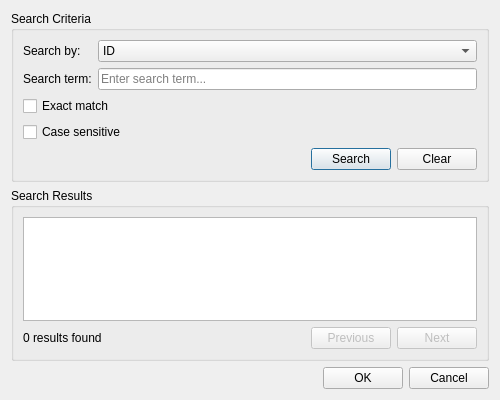
<?xml version="1.0" encoding="UTF-8"?>
<ui version="4.0">
 <class>FindItemDialog</class>
 <widget class="QDialog" name="FindItemDialog">
  <property name="geometry">
   <rect>
    <x>0</x>
    <y>0</y>
    <width>500</width>
    <height>400</height>
   </rect>
  </property>
  <property name="windowTitle">
   <string>Find Item</string>
  </property>
  <property name="modal">
   <bool>true</bool>
  </property>
  <layout class="QVBoxLayout" name="verticalLayout">
   <item>
    <widget class="QGroupBox" name="searchGroupBox">
     <property name="title">
      <string>Search Criteria</string>
     </property>
     <layout class="QGridLayout" name="searchGridLayout">
      <item row="0" column="0">
       <widget class="QLabel" name="searchByLabel">
        <property name="text">
         <string>Search by:</string>
        </property>
       </widget>
      </item>
      <item row="0" column="1">
       <widget class="QComboBox" name="searchByComboBox">
        <item>
         <property name="text">
          <string>ID</string>
         </property>
        </item>
        <item>
         <property name="text">
          <string>Name</string>
         </property>
        </item>
        <item>
         <property name="text">
          <string>Type</string>
         </property>
        </item>
        <item>
         <property name="text">
          <string>Client ID</string>
         </property>
        </item>
       </widget>
      </item>
      <item row="1" column="0">
       <widget class="QLabel" name="searchTermLabel">
        <property name="text">
         <string>Search term:</string>
        </property>
       </widget>
      </item>
      <item row="1" column="1">
       <widget class="QLineEdit" name="searchTermLineEdit">
        <property name="placeholderText">
         <string>Enter search term...</string>
        </property>
       </widget>
      </item>
      <item row="2" column="0" colspan="2">
       <widget class="QCheckBox" name="exactMatchCheckBox">
        <property name="text">
         <string>Exact match</string>
        </property>
       </widget>
      </item>
      <item row="3" column="0" colspan="2">
       <widget class="QCheckBox" name="caseSensitiveCheckBox">
        <property name="text">
         <string>Case sensitive</string>
        </property>
       </widget>
      </item>
      <item row="4" column="0" colspan="2">
       <layout class="QHBoxLayout" name="searchButtonLayout">
        <item>
         <spacer name="searchButtonSpacer">
          <property name="orientation">
           <enum>Qt::Horizontal</enum>
          </property>
          <property name="sizeHint" stdset="0">
           <size>
            <width>40</width>
            <height>20</height>
           </size>
          </property>
         </spacer>
        </item>
        <item>
         <widget class="QPushButton" name="searchButton">
          <property name="text">
           <string>Search</string>
          </property>
          <property name="default">
           <bool>true</bool>
          </property>
         </widget>
        </item>
        <item>
         <widget class="QPushButton" name="clearButton">
          <property name="text">
           <string>Clear</string>
          </property>
         </widget>
        </item>
       </layout>
      </item>
     </layout>
    </widget>
   </item>
   <item>
    <widget class="QGroupBox" name="resultsGroupBox">
     <property name="title">
      <string>Search Results</string>
     </property>
     <layout class="QVBoxLayout" name="resultsLayout">
      <item>
       <widget class="QListWidget" name="resultsListWidget">
        <property name="alternatingRowColors">
         <bool>true</bool>
        </property>
        <property name="selectionMode">
         <enum>QAbstractItemView::SingleSelection</enum>
        </property>
       </widget>
      </item>
      <item>
       <layout class="QHBoxLayout" name="navigationLayout">
        <item>
         <widget class="QLabel" name="resultCountLabel">
          <property name="text">
           <string>0 results found</string>
          </property>
         </widget>
        </item>
        <item>
         <spacer name="navigationSpacer">
          <property name="orientation">
           <enum>Qt::Horizontal</enum>
          </property>
          <property name="sizeHint" stdset="0">
           <size>
            <width>40</width>
            <height>20</height>
           </size>
          </property>
         </spacer>
        </item>
        <item>
         <widget class="QPushButton" name="previousButton">
          <property name="text">
           <string>Previous</string>
          </property>
          <property name="enabled">
           <bool>false</bool>
          </property>
         </widget>
        </item>
        <item>
         <widget class="QPushButton" name="nextButton">
          <property name="text">
           <string>Next</string>
          </property>
          <property name="enabled">
           <bool>false</bool>
          </property>
         </widget>
        </item>
       </layout>
      </item>
     </layout>
    </widget>
   </item>
   <item>
    <widget class="QDialogButtonBox" name="buttonBox">
     <property name="orientation">
      <enum>Qt::Horizontal</enum>
     </property>
     <property name="standardButtons">
      <set>QDialogButtonBox::Cancel|QDialogButtonBox::Ok</set>
     </property>
    </widget>
   </item>
  </layout>
 </widget>
 <resources/>
 <connections>
  <connection>
   <sender>buttonBox</sender>
   <signal>accepted()</signal>
   <receiver>FindItemDialog</receiver>
   <slot>accept()</slot>
   <hints>
    <hint type="sourcelabel">
     <x>248</x>
     <y>254</y>
    </hint>
    <hint type="destinationlabel">
     <x>157</x>
     <y>274</y>
    </hint>
   </hints>
  </connection>
  <connection>
   <sender>buttonBox</sender>
   <signal>rejected()</signal>
   <receiver>FindItemDialog</receiver>
   <slot>reject()</slot>
   <hints>
    <hint type="sourcelabel">
     <x>316</x>
     <y>260</y>
    </hint>
    <hint type="destinationlabel">
     <x>286</x>
     <y>274</y>
    </hint>
   </hints>
  </connection>
 </connections>
</ui>
